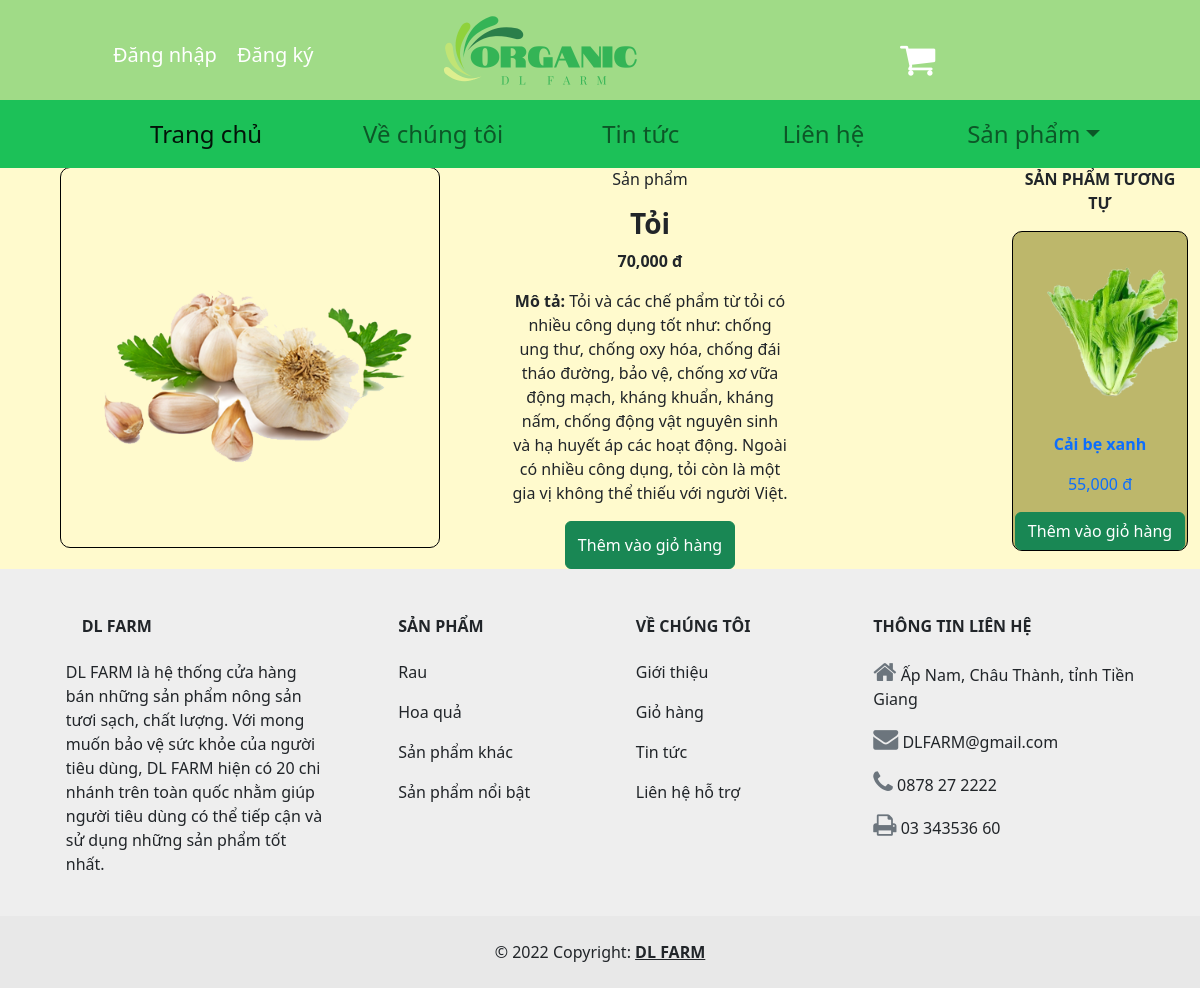
Page /xemsanpham.php?id=1 on the committed database.
### tables this page shows
CREATE TABLE `sanpham` (
 `id` int(11) NOT NULL AUTO_INCREMENT,
 `image` varchar(70) NOT NULL,
 `name` varchar(70) NOT NULL,
 `price` int(11) NOT NULL,
 `description` text NOT NULL,
 PRIMARY KEY (`id`)
);

### xemsanpham.php (the view, shortened to what this page needs)
<?php
    $cartOk = "login.php";
?>
<!DOCTYPE html>
<html lang="en">
<head>
    <link rel="stylesheet" href="https://cdnjs.cloudflare.com/ajax/libs/font-awesome/4.7.0/css/font-awesome.min.css">
    <link href="https://cdn.jsdelivr.net/npm/bootstrap@5.2.3/dist/css/bootstrap.min.css" rel="stylesheet">
    <link rel="stylesheet" href="style.css">
</head>
<body>
    <div class="fixed">
        <div class="top">
            <div class="two-button dropdown" style="display: inline-block; display:flex">
                <div <?php if(isset($_SESSION['name'])) echo "hidden";?>>
                    <a style="text-decoration:none; font-size: 20px; margin-right:20px" class="dndk" href="login.php">Đăng nhập</a>
                </div>
                <div <?php if(isset($_SESSION['name'])) echo "hidden";?>> <a style="text-decoration:none; font-size: 20px"  class="dndk" href="signin.php">Đăng ký</a> </div>
            </div>
            <img class="logo" src="img/logo.png" alt="">
            <div class="carts" style="display: inline-block; display:flex;">
                <a title="Giỏ hàng" style="text-decoration: none;" href="<?php echo $cartOk;?>">
                    <i class="fa">&#xf07a;</i>
                </a>
            </div>
        </div>
        <nav class="navbar navbar-expand-lg" style="background-color: #1cc158;">
            <div class="container">
                <div class="collapse navbar-collapse" id="navbarSupportedContent">
                    <ul class="navbar-nav me-auto mb-2 mb-lg-0">
                        <li class="nav-item">
                            <a style="font-size: 150%; margin-left:100px; width: 100%;" class="nav-link active" aria-current="page" href="home.php">Trang chủ</a>
                        </li>
                        <li class="nav-item">
                            <a style="font-size: 150%; margin-left:100px; width: 100%;" class="nav-link " href="vechungtoi.php">Về chúng tôi</a>
                        </li>
                        <li class="nav-item">
                            <a style="font-size: 150%; margin-left:100px; width: 100%;" class="nav-link" href="tintuc.php">Tin tức</a>
                        </li>
                        <li class="nav-item">
                            <a style="font-size: 150%; margin-left:100px; width: 100%;" class="nav-link" href="lienhe.php">Liên hệ</a>
                        </li>
                        <li class="nav-item dropdown">
                            <a style="font-size: 150%; margin-left:100px" class="nav-link dropdown-toggle" href="#" role="button" data-bs-toggle="dropdown" aria-expanded="false">Sản phẩm</a>
                        </li>
                    </ul>
                </div>
            </div>
        </nav>
    </div>
    <div class="container-fluid text-center body_sanpham">
        <div class="row">
            <?php
                if(isset($_GET["id"]))
                {
                    require_once ('api/connection.php');
                    $sql = 'SELECT * FROM sanpham WHERE id = '.$_GET["id"];
                    try{
                        $stmt = $dbCon->prepare($sql);
                        $stmt->execute();
                    }
                    catch(PDOException $ex){
                        die(json_encode(array('status' => false, 'data' => $ex->getMessage())));
                    }
                    while ($row = $stmt->fetch(PDO::FETCH_ASSOC))
                    {
                        $i = $row['id'];
                        echo '<div class="col-lg-5">';
                        echo '<img class="img_sanpham" src="'.$row['image'].'" alt="">';
                        echo '</div>';
                        echo '<div class="col-lg-3 chitiet_sanpham">';
                        echo '<p>Sản phẩm</p>';
                        echo '<h3><b>'.$row['name'].'</b></h3>';
                        echo '<p><b>'. number_format($row['price']).' đ</b></p>';
                        echo '<p><b>Mô tả:</b> '.$row['description'].'</p>';
                        echo '<a class="themgiohang" href="cart.php?id='.$row["id"].'&xem=1"><button class="btn btn-success cart-button btn-block">Thêm vào giỏ hàng</button></a>';
                        echo '</div>';
                        echo '<div class="col-lg-2"></div>';
                    }
                    do {
                        $rand = rand(1,12);
                    } while ($rand == $i);
                    $sql = 'SELECT * FROM sanpham WHERE id = '.$rand;
                    try{
                        $stmt = $dbCon->prepare($sql);
                        $stmt->execute();
                    }
                    catch(PDOException $ex){
                        die(json_encode(array('status' => false, 'data' => $ex->getMessage())));
                    }
                    while ($row = $stmt->fetch(PDO::FETCH_ASSOC))
                    {
                        echo '<div class="col-lg-2 col-3">';
                        echo '<div class="title_sptt"><p><b>SẢN PHẨM TƯƠNG TỰ</b></p></div>';
                        echo '<div class="sanphamtuongtu">';
                        echo '<a style="text-decoration:none;" href="xemsanpham.php?id='.$row["id"].'"><img class="img_chitietsanpham" src="'.$row['image'].'" alt=""></a>';
                        echo '<a style="text-decoration:none;" href="xemsanpham.php?id='.$row["id"].'"><p class="chitiet_ten">'.$row['name'].'</p></a>';
                        echo '<a style="text-decoration:none;" href="xemsanpham.php?id='.$row["id"].'"><p class="chitiet_gia">'. number_format($row['price']).' đ</p></a>';
                        echo '<a class="chitiet_submit" href="cart.php?id='.$row["id"].'&xem=1"><button class="btn btn-success">Thêm vào giỏ hàng</button></a>';
                        echo '</div>';
                        echo '</div>';
                    }
                }
            ?>
        </div>
    </div>
    <div>
        <section class="">
            <div class="container text-center text-md-start mt-5">
            <div class="row mt-3">
                <div class="col-md-3 col-lg-4 col-xl-3 mx-auto mb-4">
                <h6 class="text-uppercase fw-bold mb-4">
                    <i class="fas fa-gem me-3 text-secondary"></i>DL FARM
                </h6>
                <p>
                    DL FARM là hệ thống cửa hàng bán những sản phẩm nông sản tươi sạch, chất lượng. Với mong muốn bảo vệ sức khỏe của người tiêu dùng, DL FARM hiện có 20 chi nhánh trên toàn quốc nhằm giúp người tiêu dùng có thể tiếp cận và sử dụng những sản phẩm tốt nhất.
                </p>
                </div>
                <div class="col-md-2 col-lg-2 col-xl-2 mx-auto mb-4">
                <h6 class="text-uppercase fw-bold mb-4">
                    SẢN PHẨM
                </h6>
                <p>
                    <a href="#!" class="text-reset" style="text-decoration: none">Rau</a>
                </p>
                <p>
                    <a href="#!" class="text-reset" style="text-decoration: none">Hoa quả</a>
                </p>
                <p>
                    <a href="#!" class="text-reset" style="text-decoration: none">Sản phẩm khác</a>
                </p>
                <p>
                    <a href="#!" class="text-reset" style="text-decoration: none">Sản phẩm nổi bật</a>
                </p>
                </div>
                <div class="col-md-3 col-lg-2 col-xl-2 mx-auto mb-4">
                <h6 class="text-uppercase fw-bold mb-4">
                    VỀ CHÚNG TÔI
                </h6>
                <p>
                    <a href="vechungtoi.php" class="text-reset" style="text-decoration: none">Giới thiệu</a>
                </p>
                <p>
                    <a href="#" class="text-reset" style="text-decoration: none">Giỏ hàng</a>
                </p>
                <p>
                    <a href="tintuc.php" class="text-reset" style="text-decoration: none">Tin tức</a>
                </p>
                <p>
                    <a href="#" class="text-reset" style="text-decoration: none">Liên hệ hỗ trợ</a>
                </p>
                </div>
                <div class="col-md-4 col-lg-3 col-xl-3 mx-auto mb-md-0 mb-4">
                <h6 class="text-uppercase fw-bold mb-4">THÔNG TIN LIÊN HỆ</h6>
                <p><i style="font-size: 25px;" class="fa fa-home text-secondary"></i> Ấp Nam, Châu Thành, tỉnh Tiền Giang</p>
                <p>
                    <i style="font-size: 25px;" class="fa fa-envelope text-secondary"></i>
                    DLFARM@gmail.com
                </p>
                <p><i style="font-size: 25px;" class="fa fa-phone text-secondary"></i> 0878 27 2222</p>
                <p><i style="font-size: 25px;" class="fa fa-print text-secondary"></i> 03 343536 60</p>
                </div>
            </div>
            </div>
        </section>
        <div class="text-center p-4" style="background-color: rgba(0, 0, 0, 0.025);">
            © 2022 Copyright:
            <a class="text-reset fw-bold" href="home.php">DL FARM</a>
        </div>
    </div>
</body>
</html>

### style.css (style rules this page uses)
body { background: #eee; }
.cart-button { height: 48px }
.top { background-color: #A0DB87; height: 100px; position: relative; }
.logo { text-align: center; height: 250px; width: 250px; right: 45%; top: -65%; position: absolute; }
.two-button { position: absolute; top: 40px; left: 113px; }
.carts { background-color: #A0DB87; width: 300px; position: absolute; top: 40px; right: 0px; }
.dndk { color: white; }
.dropdown { position: relative; display: inline-block; width: 320px; }
.fa { color: white; font-size: 38px; }
div.fixed { width: 100%; position: fixed; top: 0; z-index: 3; }

### xemsanpham.php (style rules this page uses)
body { background: #eee; }
.body_sanpham { background-color: #FFFACD; }
.img_sanpham { border: 1px solid black; border-radius: 10px; width: 80%; }
.sanphamtuongtu { background-color: #BDB76B; border: 1px solid black; border-radius: 10px; }
.img_chitietsanpham { height: 200px; width: 200px; }
.chitiet_ten { font-weight: bold; }

### rows in the picture
sanpham: image (picture), name "Tỏi", price "70,000", description "Tỏi và các chế phẩm từ tỏi có nhiều công dụng tốt như: chống ung thư, chống oxy hóa, chống đái tháo đường, bảo vệ, chống xơ vữa động mạch, kháng khuẩn, kháng nấm, chống động vật nguyên sinh và hạ huyết áp các hoạt động. Ngoài có nhiều công dụng, tỏi còn là một gia vị không thể thiếu với người Việt."
sanpham: image (picture), name "Cải bẹ xanh", price "55,000"
